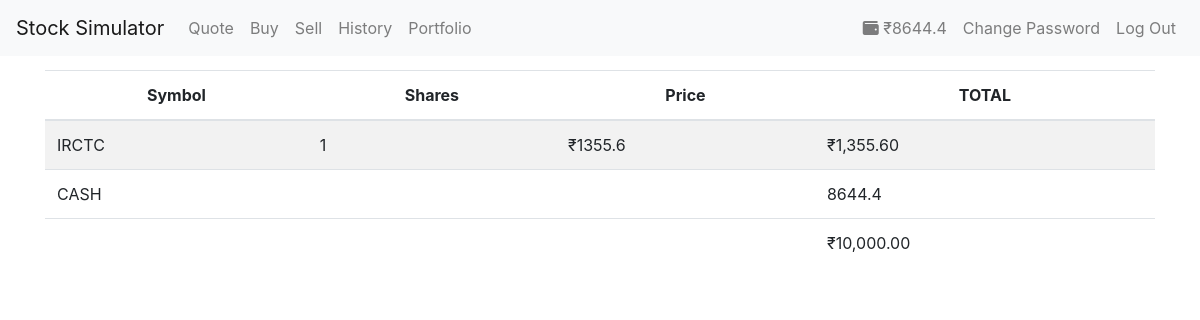
Page / (signed in) on the earlier database version.
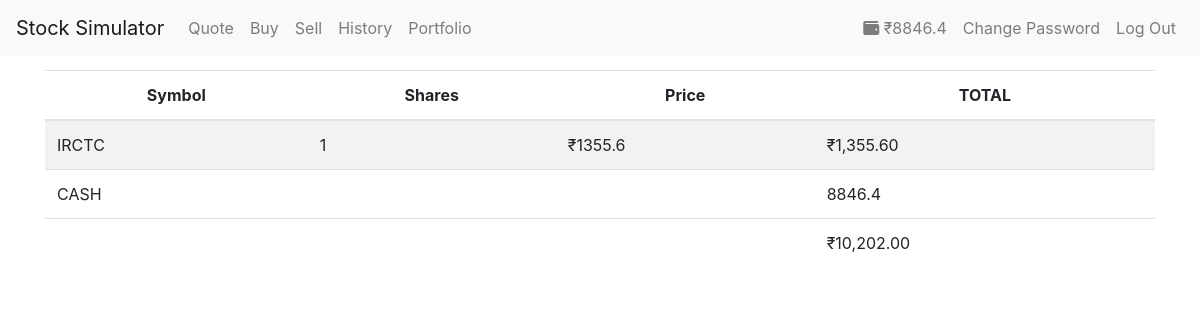
Same page on the later database version.
### tables this page shows
CREATE TABLE 'users' ('id' INTEGER PRIMARY KEY AUTOINCREMENT NOT NULL, 'username' TEXT NOT NULL, 'hash' TEXT NOT NULL, 'cash' NUMERIC NOT NULL DEFAULT 10000.00 );

CREATE TABLE 'portfolio' ('id' INTEGER NOT NULL, 'symbol' TEXT NOT NULL, 'shares' INTEGER NOT NULL, 'price' NUMERIC NOT NULL, 'transacted' DATETIME NOT NULL DEFAULT CURRENT_TIMESTAMP);

### app.py (the view)
@app.route("/")
@login_required
def index():
    symbol=list()
    share=list()
    price=list()
    total=list()
    sy = db.execute("SELECT symbol FROM portfolio WHERE id = :id", id= session['user_id'])
    sh = db.execute("SELECT shares FROM portfolio WHERE id = :id", id= session['user_id'])
    pr = db.execute("SELECT price FROM portfolio WHERE id = :id", id= session['user_id'])
    for i in range (len(sy)):
        symbol.append(sy[i]["symbol"].upper())
    for i in range (len(sh)):
        share.append(sh[i]["shares"])
    for i in range (len(pr)):
        price.append(pr[i]["price"])
    for i in range(len(symbol)):
        total.append(price[i]*share[i])
    data = zip(symbol,share,price,total)
    sum = 0.0
    for i in range(len(total)):
        sum+=total[i]
    for i in range(len(total)):
        total[i]=rs(total[i])
    rows = db.execute("SELECT cash FROM users WHERE id=:id", id= session['user_id'])
    sum+=rows[0]["cash"]
    return render_template("index.html", data=data, sum=rs(sum), cash=rows[0]["cash"])

### helpers.py (called while the page is built)
def login_required(f):
    @wraps(f)
    def decorated_function(*args, **kwargs):
        if session.get("user_id") is None:
            return redirect(url_for("login", next=request.url))
        return f(*args, **kwargs)
    return decorated_function

def rs(value):
    return "₹{:,.2f}".format(value)

### templates/index.html (shortened to what this page needs)
{% extends "layout.html" %}
{% block main %}
<table class="table table-striped">
    <thead>
    <tr>
        <th>Symbol</th>
        <th>Shares</th>
        <th>Price</th>
        <th>TOTAL</th>
    </tr>
    </thead>
        <tfoot>
            <tr>
                <td colspan="3"></td>
                <td>{{sum}}</td>
            </tr>
        </tfoot>
    {% for row in data %}
    <tr>
    {% for item in row %}
    {% if item is not string and item>20%}
        <td>₹{{ item }}</td>
    {% else %}
        <td>{{ item }}</td>
    {% endif %}
    {% endfor %}
    </tr>
    {% endfor %}
    <tr>
      <td colspan="3">CASH</td>
      <td>{{cash}}</td>
    </tr>
</table>
{% endblock %}

### templates/layout.html (shortened to what this page needs)
<!DOCTYPE html>
<html lang="en">
    <head>
        <link href="{{ url_for('static', filename='styles.css') }}" rel="stylesheet">
        <link rel="stylesheet" href="https://stackpath.bootstrapcdn.com/bootstrap/4.5.2/css/bootstrap.min.css">
    </head>
    <body>
        <div class="container">
            <nav class="navbar navbar-expand-lg navbar-light bg-light fixed-top">
                <a class="navbar-brand blue" href="{{ url_for('index') }}">Stock Simulator</a>
                <div class="collapse navbar-collapse" id="navbarSupportedContent">
                    {% if session.user_id %}
                        <ul class="navbar-nav mr-auto">
                            <li class="nav-item"><a class="nav-link" href="{{ url_for('quote') }}">Quote</a></li>
                            <li class="nav-item"><a class="nav-link" href="{{ url_for('buy') }}">Buy</a></li>
                            <li class="nav-item"><a class="nav-link" href="{{ url_for('sell') }}">Sell</a></li>
                            <li class="nav-item"><a class="nav-link" href="{{ url_for('history') }}">History</a></li>
                            <li class="nav-item"><a class="nav-link" href="{{ url_for('portfolio') }}">Portfolio</a></li>
                        </ul>
                        <ul class="navbar-nav navbar-right">
                            <li class="nav-item"><a class="nav-link" href="{{ url_for('wallet') }}"><i class="fas fa-wallet"></i> ₹{{cash}}</a></li>
                            <li class="nav-item"><a class="nav-link" href="{{ url_for('changepass') }}">Change Password</a></li>
                            <li class="nav-item"><a class="nav-link" href="{{ url_for('logout') }}">Log Out</a></li>
                        </ul>
                    {% else %}
                        <ul class="navbar-nav ml-auto">
                            <li class="nav-item"><a class="nav-link" href="{{ url_for('register') }}">Register</a></li>
                            <li class="nav-item"><a class="nav-link" href="{{ url_for('logout') }}">Log In</a></li>
                        </ul>
                    {% endif %}
                </div>
            </nav>
            <main>
                {% block main %}{% endblock %}
            </main>
        </div>
    </body>
</html>

### static/styles.css (style rules this page uses)
.container { margin-left: auto; margin-right: auto; text-align: center; }
.navbar-light .navbar-brand { color: #537fbe; }
main td { text-align: left; }

### templates/layout.html (style rules this page uses)
body { padding-top:70px; }

Differences in the rows shown:
changed users: cash "8644.4" → "8846.4"
Other differences:
{{ sum }}: "₹10,000.00" → "₹10,202.00"
